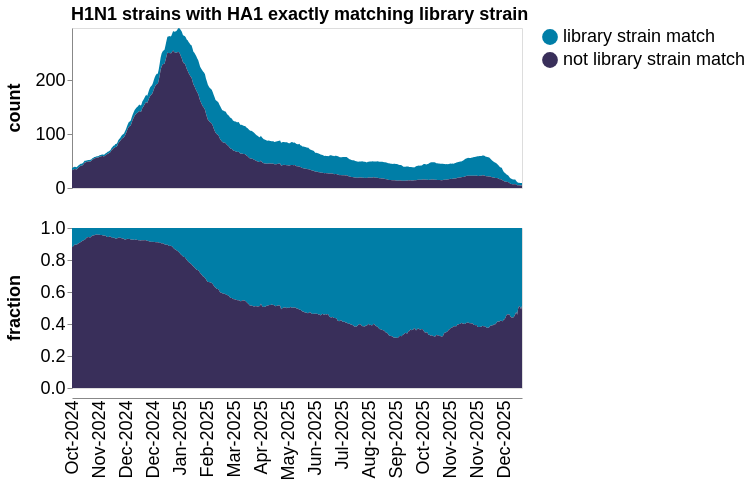

This figure's notebook cell:
### Markdown cell above
Plot number of strains in each group as a function of date:

### Code cell
# We create an integer days columns so we can impute missing days
grouped_counts_by_date = (
    filtered_counts_by_date
    .assign(
        set_of_strains=lambda x: x["variant"].map(
            lambda v: (
                "library strain match"
                if v not in {NOT_IN_LIBRARY}
                else v
            ),
        )
    )
    .groupby(["set_of_strains", "date"], as_index=False)
    .aggregate({"sequences": "sum"})
)


# Configure chart
titleFontSize = 18
labelFontSize = 18

# Make chart
grouped_counts_by_date_chart = (
    alt.Chart(grouped_counts_by_date)
    .transform_window(
        count="mean(sequences)",
        groupby=["set_of_strains"],
        frame=[-plot_window_frame_days, plot_window_frame_days],
    )
    .transform_joinaggregate(total_count="sum(count)", groupby=["date"])
    .transform_calculate(fraction=alt.datum.count / alt.datum.total_count)
    .transform_fold(
        fold=["count", "fraction"],
        as_=["statistic", "count_or_fraction"],
    )
    .encode(
        alt.X("date", title=None, axis=alt.Axis(grid=False, format="%b-%Y", labelAngle=-90,
                                                tickCount=100, tickSize=0,
                                                titleFontSize=titleFontSize,
                                                labelFontSize=labelFontSize)),
        alt.Y(
            "count_or_fraction:Q",
            axis=alt.Axis(grid=False, 
                          titleFontSize=titleFontSize,
                          labelFontSize=labelFontSize),
            title=None,
            scale=alt.Scale(nice=False)
        ),
        alt.Fill(
            "set_of_strains",
            title="set of strains",
            legend=alt.Legend(
                orient="right",
                labelLimit=500,
                title=None,
            ),
            scale=alt.Scale(range=color_scheme)
        ),
        alt.Row(
            "statistic:N",
            title=None,
            header=alt.Header(orient="left", labelFontStyle="bold",
                              titleFontSize=titleFontSize,
                              labelFontSize=labelFontSize)
        ),
        tooltip=[
            "set_of_strains",
            "date",
            "statistic:N",
            alt.Tooltip("count_or_fraction:Q", format=".2f"),
        ],
    )
    .mark_area()
    .configure_legend(labelFontSize=labelFontSize, rowPadding=5, symbolSize=250)
    .properties(
        width=450,
        height=160,
        title=alt.TitleParams(
            plot_title,
            dx=65,
            fontSize = titleFontSize
        ),
    )
    .resolve_scale(y="independent")
)

print(f"Saving to {svg=}")
grouped_counts_by_date_chart.save(svg)

grouped_counts_by_date_chart

### Figure 1 — Vega-Lite specification as saved in the notebook (floating-point values rounded to 4 significant figures; data arrays with more than 128 entries replaced by an {"elided": "..."} marker saying what was removed)
{"config": {"view": {"continuousWidth": 300, "continuousHeight": 300}, "legend": {"labelFontSize": 18, "rowPadding": 5, "symbolSize": 250}}, "data": {"name": "data-54e4ece4d1dffb8136a107b2d812ed48"}, "mark": {"type": "area"}, "encoding": {"fill": {"field": "set_of_strains", "legend": {"labelLimit": 500, "orient": "right", "title": null}, "scale": {"range": ["#007EA7", "#392F5A"]}, "title": "set of strains", "type": "nominal"}, "row": {"field": "statistic", "header": {"labelFontSize": 18, "labelFontStyle": "bold", "orient": "left", "titleFontSize": 18}, "title": null, "type": "nominal"}, "tooltip": [{"field": "set_of_strains", "type": "nominal"}, {"field": "date", "type": "temporal"}, {"field": "statistic", "type": "nominal"}, {"field": "count_or_fraction", "format": ".2f", "type": "quantitative"}], "x": {"axis": {"format": "%b-%Y", "grid": false, "labelAngle": -90, "labelFontSize": 18, "tickCount": 100, "tickSize": 0, "titleFontSize": 18}, "field": "date", "title": null, "type": "temporal"}, "y": {"axis": {"grid": false, "labelFontSize": 18, "titleFontSize": 18}, "field": "count_or_fraction", "scale": {"nice": false}, "title": null, "type": "quantitative"}}, "height": 160, "resolve": {"scale": {"y": "independent"}}, "title": {"text": "H1N1 strains with HA1 exactly matching library strain", "dx": 65, "fontSize": 18}, "transform": [{"window": [{"op": "mean", "field": "sequences", "as": "count"}], "frame": [-10, 10], "groupby": ["set_of_strains"]}, {"joinaggregate": [{"op": "sum", "field": "count", "as": "total_count"}], "groupby": ["date"]}, {"calculate": "(datum.count / datum.total_count)", "as": "fraction"}, {"fold": ["count", "fraction"], "as": ["statistic", "count_or_fraction"]}], "width": 450, "$schema": "https://vega.github.io/schema/vega-lite/v5.20.1.json", "datasets": {"data-54e4ece4d1dffb8136a107b2d812ed48": {"elided": "936 records"}}}
